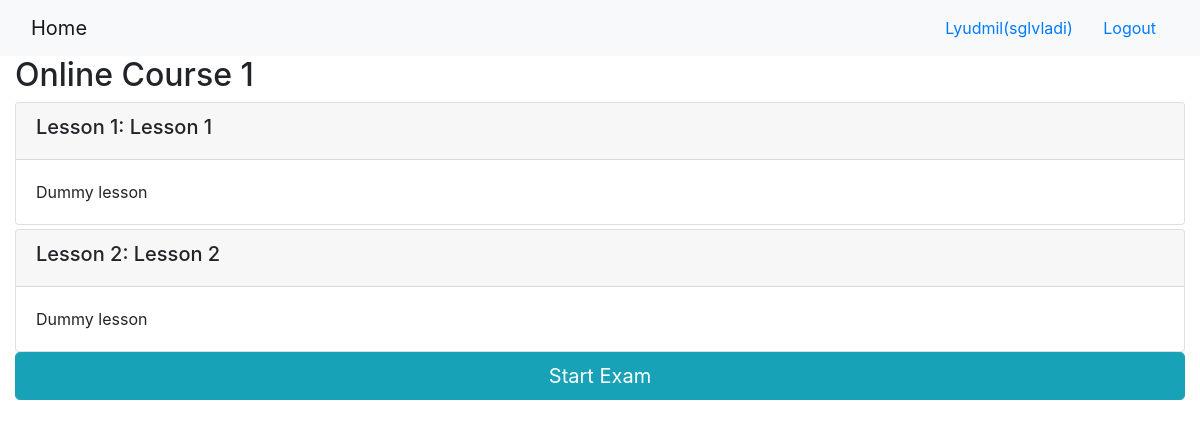
/onlinecourse/1/ (signed in), run on the app's committed database.
### onlinecourse/models.py (models this page shows, shortened)
class Course(models.Model):
    name = models.CharField(null=False, max_length=30, default='online course')
    image = models.ImageField(upload_to='course_images/')
    description = models.CharField(max_length=1000)
    pub_date = models.DateField(null=True)
    instructors = models.ManyToManyField(Instructor)
    users = models.ManyToManyField(settings.AUTH_USER_MODEL, through='Enrollment')
    total_enrollment = models.IntegerField(default=0)
    is_enrolled = False

class Lesson(models.Model):
    title = models.CharField(max_length=200, default="title")
    order = models.IntegerField(default=0)
    course = models.ForeignKey(Course, on_delete=models.CASCADE)
    content = models.TextField()

### onlinecourse/views.py (the view)
# urls.py: path('<int:pk>/', views.CourseDetailView.as_view(), name='course_details'),
class CourseDetailView(generic.DetailView):
    model = Course
    template_name = 'onlinecourse/course_detail_bootstrap.html'

### onlinecourse/templates/onlinecourse/course_detail_bootstrap.html (shortened to what this page needs)
<!DOCTYPE html>
<html lang="en">
<head>
    {% load static %}
    <link rel="stylesheet" href="https://maxcdn.bootstrapcdn.com/bootstrap/4.5.2/css/bootstrap.min.css">
</head>
<body>
<nav class="navbar navbar-light bg-light">
    <div class="container-fluid">
        <div class="navbar-header">
            <a class="navbar-brand" href="{% url 'onlinecourse:index' %}">Home</a>
        </div>
        <ul class="nav navbar-nav navbar-right">
            {% if user.is_authenticated %}
                <li>
                    <a class="btn btn-link" href="#">{{ user.first_name }}({{ user.username }})</a>
                    <a class="btn btn-link" href="{% url 'onlinecourse:logout' %}">Logout</a>
                </li>
            {% endif %}
        </ul>
    </div>
</nav>
<div class="container-fluid">
    <h2>{{ course.name }}</h2>
    <div class="card-columns-vertical">
        {% for lesson in course.lesson_set.all %}
            <div class="card mt-1">
                <div class="card-header"><h5>Lesson {{ lesson.order|add:1 }}: {{ lesson.title }}</h5></div>
                <div class="card-body">{{ lesson.content }}</div>
            </div>
        {% endfor %}
    </div>
    {% if user.is_authenticated %}
        <button type="button" class="btn btn-info btn-lg btn-block" data-toggle="collapse" data-target="#exam">
        Start Exam
        </button>
    {% endif %}
</div>
</body>
</html>

### data on the page
Course: name "Online Course 1"
Lesson: order|add "1", title "Lesson 1", content "Dummy lesson"
Lesson: order|add "2", title "Lesson 2", content "Dummy lesson"

### other printed values
{{ user.first_name }} "Lyudmil"
{{ user.username }} "sglvladi"
